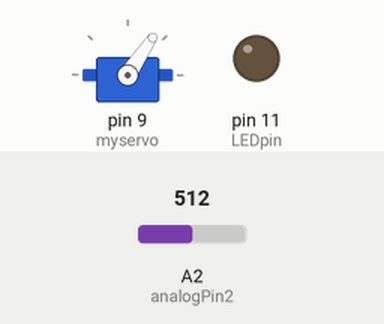
Recording of a sketch running on a simulated Arduino Uno, built with avr-gcc and run on an emulated ATmega328P. Shown: servo, output pins drawn as LEDs (lit = HIGH). The inputs (shaded band) are chosen by the test bench; at power-on: A2 (analogPin2) = 512.

Above: at 1.2 s.
1.3 s: A2 (analogPin2) set to 560
At 3.1 s:
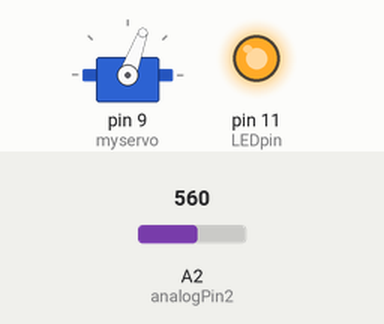
3.4 s: A2 (analogPin2) set to 550
At 4.28 s:
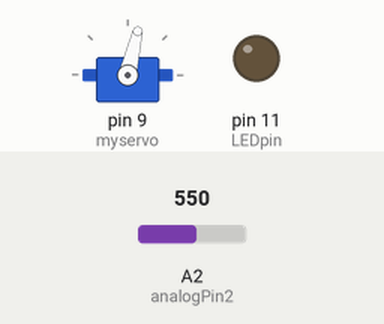
6.4 s: A2 (analogPin2) set to 716
At 6.74 s:
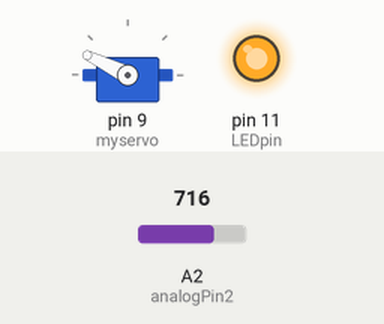
9.4 s: A2 (analogPin2) set to 511
At 13.1 s:
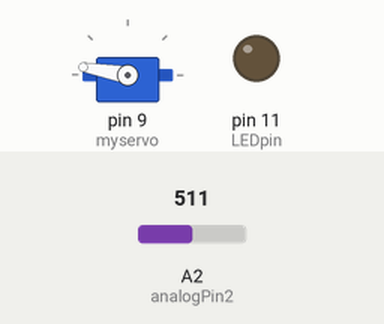
Timing chart, 0 to 13.4 s (numbered marks = the images above; inputs shaded):
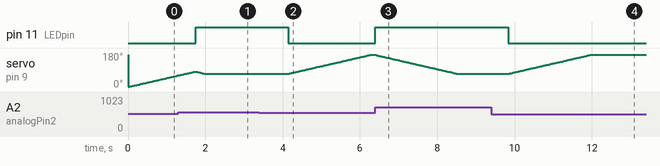

The sketch:

RoboArm.ino
```cpp
// (licence header left out)
#include <Servo.h>

Servo myservo;  // create servo object to control a servo
                // a maximum of eight servo objects can be created


///////////  Port Mapping //////////////
int analogPin0 = A0;
int analogPin1 = A1;
int analogPin2 = A2;
int analogPin3 = A3;
int analogPin4 = A4;
int analogPin5 = A5;

int LEDpin = 11; // attach an LED to pin 11 for visualization of threholding signals

///////////  Variables  ///////////
long updatetime = 0;  // sampling timer variable
long delaytime = 1000;// delay between sampling data.  in microseconds.  20000us => 50Hz, 1000us => 1kHz
long servotime = 0; // servo command timer variable
int servodelay = 10; // delay between servo commands
long changepostime = 0; // pos recalculate timer variable
int posdelay = 20; // delay between calculating position

int pos = 0;    // variable to store the servo position

int movethresh = 550;  // threshold for deciding how to respond.  Muscle signals > 550 do something different than signals <= 550.  Signal max is 1024

// servo limits
int servotop = 170;
int servobottom = 70;

// measured value variables
int val1 = 0, val2 = 0, val3 = 0, val4 = 0; // measurement variables
long smoothFilterRegister1 = 0, smoothFilterRegister2 = 0, smoothFilterRegister3 = 0, smoothFilterRegister4 = 0; // long storage of the averaging filter value
int smoothed1 = 0, smoothed2 = 0, smoothed3 = 0, smoothed4 = 0; // smoothed variables
int Filter_Shift = 8;  // play with this number to change the filtering/averaging level.  Higher numbers smooth more

void setup(void){
  myservo.write(170);
  myservo.attach(9);  // attaches the servo on pin 9 to the servo object
  myservo.write(170);
  pinMode(LEDpin, OUTPUT);
}

void loop(){
    // this loop runs continuously

    // sampling is on a microsecond timer, to get into the ~100Hz sampling rate range.  Don't have to sample very fast here.
    if (micros() > updatetime){  // check if it's time to send next sample
      updatetime = micros()+delaytime;  // reset timer for next read time
      val3 = analogRead(analogPin2); // read signal - you can use any number of the inputs.  Here I use just 1 signal

      // we need to smooth the input, which is very noisy and bounces evenly above and below
      // 512 (which is the body reference level), to have a more useable signal for thresholding
      // so signals ranging from 0-512 are negative and 512-1024 are positive
      // subtracting 512, then taking the absolute value, converts to a 0-1024 scale of positive signals
      // adding back 512 just recenters, not really necessary.
      // the filter is recursive, so we do not need to store an array of values and keep taking the mean value
      // each sample, the new measurement is added, and a 1/2^Filter_Shift fraction of the register is subtracted
      // So, if Filter_Shift is 8, then each sample, we add the sample val and subtract 1/256th of the register value
      // When we want a value from the smooth filter register, we also take 1/256th value (again using Filter_Shift)
      // The result is a simple smoothing filter without much memory or processing overhead!
      smoothFilterRegister3 = smoothFilterRegister3 - (smoothFilterRegister3 >> Filter_Shift) + long((abs(val3-512))+512);
      smoothed3 = int(smoothFilterRegister3 >> Filter_Shift); // Filter_Shift can be adjusted!
    }

    // servo control signals are on a separate timer, in the 10 millisecond range
    if (millis() > servotime){
      servotime = millis()+servodelay;
      myservo.write(pos); // pos is updated continuously by the code below based on the signal in from flexvolt
    }

    // update the pos setting for the servo, on a third timer, also in the millisecond range (~20ms)
    if (millis() > changepostime){
      changepostime = millis()+posdelay;
      // thresholding - if the signal in from the flexvolt is greater than movethresh, do something, otherwise, do something else
      if (smoothed3 > movethresh){
        pos--;
        digitalWrite(LEDpin, HIGH); // signaling on the led
        if (pos < servobottom){pos = servobottom;} // handling position limits so we don't try to rotate the servo too far
      }
      else if (smoothed3 <= movethresh){
        pos++;
        digitalWrite(LEDpin, LOW); // signaling on the led
        if (pos > servotop){pos = servotop;} // handling position limits so we don't try to rotate the servo too far

      }
    }
}
```

Measured:
- the behaviour switches between 551 and 550 on A2 (analogPin2) (found by bisection; images 1 and 2)
- after the input at 1.3 s, pin 11 (LEDpin): LOW → HIGH after 0.45 s
- after the input at 3.4 s, pin 11 (LEDpin): HIGH → LOW after 0.74 s; servo on pin 9 (myservo): moves from 70° to 170° over 2.1 s, starting after 0.75 s
- after the input at 6.4 s, pin 11 (LEDpin): LOW → HIGH at once; servo on pin 9 (myservo): moves from 170° to 70° over 2.1 s, starting at once
- after the input at 9.4 s, pin 11 (LEDpin): HIGH → LOW after 0.44 s; servo on pin 9 (myservo): moves from 70° to 170° over 2.1 s, starting after 0.44 s
- by itself, servo on pin 9 (myservo): rises from 61° to 81° in 0.41 s, then falls to 70° in 0.28 s
